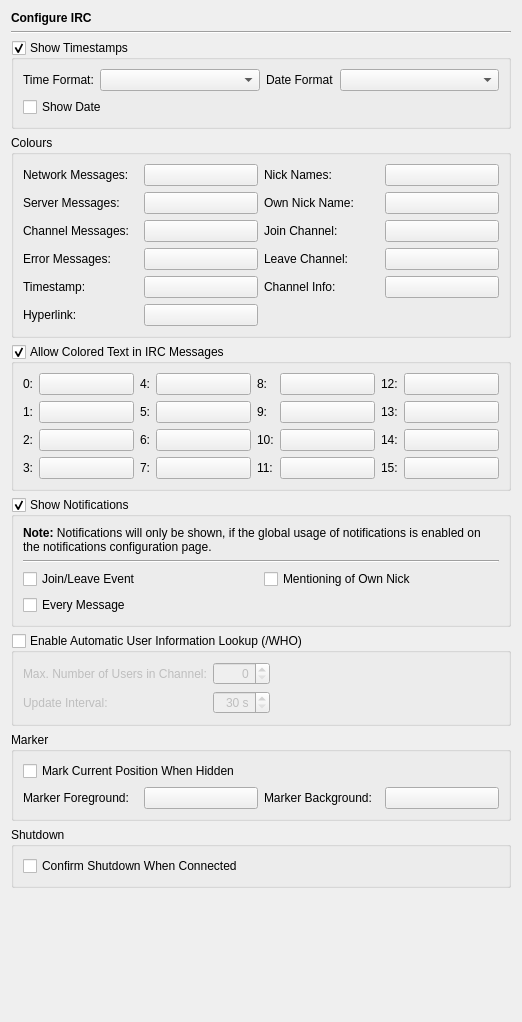
<?xml version="1.0" encoding="UTF-8"?>
<ui version="4.0">
 <class>IrcPage</class>
 <widget class="QWidget" name="IrcPage">
  <property name="geometry">
   <rect>
    <x>0</x>
    <y>0</y>
    <width>522</width>
    <height>1022</height>
   </rect>
  </property>
  <layout class="QVBoxLayout" name="verticalLayout_3">
   <item>
    <widget class="QLabel" name="headerLabel">
     <property name="text">
      <string>&lt;b&gt;Configure IRC&lt;/b&gt;</string>
     </property>
    </widget>
   </item>
   <item>
    <widget class="Line" name="line3">
     <property name="frameShape">
      <enum>QFrame::HLine</enum>
     </property>
     <property name="frameShadow">
      <enum>QFrame::Sunken</enum>
     </property>
     <property name="orientation">
      <enum>Qt::Horizontal</enum>
     </property>
    </widget>
   </item>
   <item>
    <widget class="QGroupBox" name="timestampGroup">
     <property name="toolTip">
      <string>Enable to show timestamps</string>
     </property>
     <property name="title">
      <string>Show Timestamps</string>
     </property>
     <property name="checkable">
      <bool>true</bool>
     </property>
     <layout class="QGridLayout" name="gridLayout">
      <item row="0" column="0">
       <widget class="QLabel" name="label">
        <property name="text">
         <string>Time Format:</string>
        </property>
       </widget>
      </item>
      <item row="0" column="1">
       <widget class="QComboBox" name="timeFormatCombo">
        <property name="sizePolicy">
         <sizepolicy hsizetype="Expanding" vsizetype="Fixed">
          <horstretch>0</horstretch>
          <verstretch>0</verstretch>
         </sizepolicy>
        </property>
        <property name="toolTip">
         <string>Select the time format to use</string>
        </property>
       </widget>
      </item>
      <item row="0" column="2">
       <widget class="QLabel" name="label_2">
        <property name="text">
         <string>Date Format</string>
        </property>
       </widget>
      </item>
      <item row="0" column="3">
       <widget class="QComboBox" name="dateFormatCombo">
        <property name="sizePolicy">
         <sizepolicy hsizetype="Expanding" vsizetype="Fixed">
          <horstretch>0</horstretch>
          <verstretch>0</verstretch>
         </sizepolicy>
        </property>
        <property name="toolTip">
         <string>Select the date format to use</string>
        </property>
       </widget>
      </item>
      <item row="1" column="0" colspan="4">
       <widget class="QCheckBox" name="showDateCheckBox">
        <property name="toolTip">
         <string>Select to show the date in timestamps</string>
        </property>
        <property name="text">
         <string>Show Date</string>
        </property>
       </widget>
      </item>
     </layout>
    </widget>
   </item>
   <item>
    <widget class="QGroupBox" name="coloursGroup">
     <property name="title">
      <string>Colours</string>
     </property>
     <layout class="QGridLayout" name="gridLayout_2">
      <item row="0" column="0">
       <widget class="QLabel" name="label_3">
        <property name="text">
         <string>Network Messages:</string>
        </property>
       </widget>
      </item>
      <item row="0" column="1">
       <widget class="QPushButton" name="networkButton">
        <property name="minimumSize">
         <size>
          <width>100</width>
          <height>0</height>
         </size>
        </property>
        <property name="toolTip">
         <string>Select the colour for network messages</string>
        </property>
        <property name="text">
         <string/>
        </property>
       </widget>
      </item>
      <item row="0" column="2">
       <widget class="QLabel" name="label_9">
        <property name="text">
         <string>Nick Names:</string>
        </property>
       </widget>
      </item>
      <item row="0" column="3">
       <widget class="QPushButton" name="nickButton">
        <property name="minimumSize">
         <size>
          <width>100</width>
          <height>0</height>
         </size>
        </property>
        <property name="toolTip">
         <string>Select the colour for nick names</string>
        </property>
        <property name="text">
         <string/>
        </property>
       </widget>
      </item>
      <item row="1" column="0">
       <widget class="QLabel" name="label_4">
        <property name="text">
         <string>Server Messages:</string>
        </property>
       </widget>
      </item>
      <item row="1" column="1">
       <widget class="QPushButton" name="serverButton">
        <property name="minimumSize">
         <size>
          <width>100</width>
          <height>0</height>
         </size>
        </property>
        <property name="toolTip">
         <string>Select the colour for server messages</string>
        </property>
        <property name="text">
         <string/>
        </property>
       </widget>
      </item>
      <item row="1" column="2">
       <widget class="QLabel" name="label_10">
        <property name="text">
         <string>Own Nick Name:</string>
        </property>
       </widget>
      </item>
      <item row="1" column="3">
       <widget class="QPushButton" name="ownNickButton">
        <property name="minimumSize">
         <size>
          <width>100</width>
          <height>0</height>
         </size>
        </property>
        <property name="toolTip">
         <string>Select the colour for own nick name</string>
        </property>
        <property name="text">
         <string/>
        </property>
       </widget>
      </item>
      <item row="2" column="0">
       <widget class="QLabel" name="label_5">
        <property name="text">
         <string>Channel Messages:</string>
        </property>
       </widget>
      </item>
      <item row="2" column="1">
       <widget class="QPushButton" name="channelButton">
        <property name="minimumSize">
         <size>
          <width>100</width>
          <height>0</height>
         </size>
        </property>
        <property name="toolTip">
         <string>Select the colour for channel messages</string>
        </property>
        <property name="text">
         <string/>
        </property>
       </widget>
      </item>
      <item row="2" column="2">
       <widget class="QLabel" name="label_11">
        <property name="text">
         <string>Join Channel:</string>
        </property>
       </widget>
      </item>
      <item row="2" column="3">
       <widget class="QPushButton" name="joinButton">
        <property name="minimumSize">
         <size>
          <width>100</width>
          <height>0</height>
         </size>
        </property>
        <property name="toolTip">
         <string>Select the colour for join channel messages</string>
        </property>
        <property name="text">
         <string/>
        </property>
       </widget>
      </item>
      <item row="3" column="0">
       <widget class="QLabel" name="label_6">
        <property name="text">
         <string>Error Messages:</string>
        </property>
       </widget>
      </item>
      <item row="3" column="1">
       <widget class="QPushButton" name="errorButton">
        <property name="minimumSize">
         <size>
          <width>100</width>
          <height>0</height>
         </size>
        </property>
        <property name="toolTip">
         <string>Select the colour for error messages</string>
        </property>
        <property name="text">
         <string/>
        </property>
       </widget>
      </item>
      <item row="3" column="2">
       <widget class="QLabel" name="label_12">
        <property name="text">
         <string>Leave Channel:</string>
        </property>
       </widget>
      </item>
      <item row="3" column="3">
       <widget class="QPushButton" name="leaveButton">
        <property name="minimumSize">
         <size>
          <width>100</width>
          <height>0</height>
         </size>
        </property>
        <property name="toolTip">
         <string>Select the colour for leave channel messages</string>
        </property>
        <property name="text">
         <string/>
        </property>
       </widget>
      </item>
      <item row="4" column="0">
       <widget class="QLabel" name="label_7">
        <property name="text">
         <string>Timestamp:</string>
        </property>
       </widget>
      </item>
      <item row="4" column="1">
       <widget class="QPushButton" name="timestampButton">
        <property name="minimumSize">
         <size>
          <width>100</width>
          <height>0</height>
         </size>
        </property>
        <property name="toolTip">
         <string>Select the colour for timestamps</string>
        </property>
        <property name="text">
         <string/>
        </property>
       </widget>
      </item>
      <item row="4" column="2">
       <widget class="QLabel" name="label_13">
        <property name="text">
         <string>Channel Info:</string>
        </property>
       </widget>
      </item>
      <item row="4" column="3">
       <widget class="QPushButton" name="infoButton">
        <property name="minimumSize">
         <size>
          <width>100</width>
          <height>0</height>
         </size>
        </property>
        <property name="toolTip">
         <string>Select the colour for channel info messages</string>
        </property>
        <property name="text">
         <string/>
        </property>
       </widget>
      </item>
      <item row="5" column="0">
       <widget class="QLabel" name="label_8">
        <property name="text">
         <string>Hyperlink:</string>
        </property>
       </widget>
      </item>
      <item row="5" column="1">
       <widget class="QPushButton" name="hyperlinkButton">
        <property name="minimumSize">
         <size>
          <width>100</width>
          <height>0</height>
         </size>
        </property>
        <property name="toolTip">
         <string>Select the colour for hyperlinks</string>
        </property>
        <property name="text">
         <string/>
        </property>
       </widget>
      </item>
     </layout>
    </widget>
   </item>
   <item>
    <widget class="QGroupBox" name="textColoursGroup">
     <property name="toolTip">
      <string>Enable to allow coloured text in IRC messages</string>
     </property>
     <property name="title">
      <string>Allow Colored Text in IRC Messages</string>
     </property>
     <property name="checkable">
      <bool>true</bool>
     </property>
     <layout class="QGridLayout" name="gridLayout_4">
      <item row="0" column="0">
       <widget class="QLabel" name="label_15">
        <property name="text">
         <string notr="true">0:</string>
        </property>
       </widget>
      </item>
      <item row="0" column="1">
       <widget class="QPushButton" name="ircColor0Button">
        <property name="sizePolicy">
         <sizepolicy hsizetype="Expanding" vsizetype="Fixed">
          <horstretch>0</horstretch>
          <verstretch>0</verstretch>
         </sizepolicy>
        </property>
       </widget>
      </item>
      <item row="0" column="2">
       <widget class="QLabel" name="label_19">
        <property name="text">
         <string notr="true">4:</string>
        </property>
       </widget>
      </item>
      <item row="0" column="3">
       <widget class="QPushButton" name="ircColor4Button">
        <property name="sizePolicy">
         <sizepolicy hsizetype="Expanding" vsizetype="Fixed">
          <horstretch>0</horstretch>
          <verstretch>0</verstretch>
         </sizepolicy>
        </property>
       </widget>
      </item>
      <item row="0" column="4">
       <widget class="QLabel" name="label_23">
        <property name="text">
         <string notr="true">8:</string>
        </property>
       </widget>
      </item>
      <item row="0" column="5">
       <widget class="QPushButton" name="ircColor8Button">
        <property name="sizePolicy">
         <sizepolicy hsizetype="Expanding" vsizetype="Fixed">
          <horstretch>0</horstretch>
          <verstretch>0</verstretch>
         </sizepolicy>
        </property>
       </widget>
      </item>
      <item row="0" column="6">
       <widget class="QLabel" name="label_27">
        <property name="text">
         <string notr="true">12:</string>
        </property>
       </widget>
      </item>
      <item row="0" column="7">
       <widget class="QPushButton" name="ircColor12Button">
        <property name="sizePolicy">
         <sizepolicy hsizetype="Expanding" vsizetype="Fixed">
          <horstretch>0</horstretch>
          <verstretch>0</verstretch>
         </sizepolicy>
        </property>
       </widget>
      </item>
      <item row="1" column="0">
       <widget class="QLabel" name="label_16">
        <property name="text">
         <string notr="true">1:</string>
        </property>
       </widget>
      </item>
      <item row="1" column="1">
       <widget class="QPushButton" name="ircColor1Button">
        <property name="sizePolicy">
         <sizepolicy hsizetype="Expanding" vsizetype="Fixed">
          <horstretch>0</horstretch>
          <verstretch>0</verstretch>
         </sizepolicy>
        </property>
       </widget>
      </item>
      <item row="1" column="2">
       <widget class="QLabel" name="label_20">
        <property name="text">
         <string notr="true">5:</string>
        </property>
       </widget>
      </item>
      <item row="1" column="3">
       <widget class="QPushButton" name="ircColor5Button">
        <property name="sizePolicy">
         <sizepolicy hsizetype="Expanding" vsizetype="Fixed">
          <horstretch>0</horstretch>
          <verstretch>0</verstretch>
         </sizepolicy>
        </property>
       </widget>
      </item>
      <item row="1" column="4">
       <widget class="QLabel" name="label_24">
        <property name="text">
         <string notr="true">9:</string>
        </property>
       </widget>
      </item>
      <item row="1" column="5">
       <widget class="QPushButton" name="ircColor9Button">
        <property name="sizePolicy">
         <sizepolicy hsizetype="Expanding" vsizetype="Fixed">
          <horstretch>0</horstretch>
          <verstretch>0</verstretch>
         </sizepolicy>
        </property>
       </widget>
      </item>
      <item row="1" column="6">
       <widget class="QLabel" name="label_28">
        <property name="text">
         <string notr="true">13:</string>
        </property>
       </widget>
      </item>
      <item row="1" column="7">
       <widget class="QPushButton" name="ircColor13Button">
        <property name="sizePolicy">
         <sizepolicy hsizetype="Expanding" vsizetype="Fixed">
          <horstretch>0</horstretch>
          <verstretch>0</verstretch>
         </sizepolicy>
        </property>
       </widget>
      </item>
      <item row="2" column="0">
       <widget class="QLabel" name="label_17">
        <property name="text">
         <string notr="true">2:</string>
        </property>
       </widget>
      </item>
      <item row="2" column="1">
       <widget class="QPushButton" name="ircColor2Button">
        <property name="sizePolicy">
         <sizepolicy hsizetype="Expanding" vsizetype="Fixed">
          <horstretch>0</horstretch>
          <verstretch>0</verstretch>
         </sizepolicy>
        </property>
       </widget>
      </item>
      <item row="2" column="2">
       <widget class="QLabel" name="label_21">
        <property name="text">
         <string notr="true">6:</string>
        </property>
       </widget>
      </item>
      <item row="2" column="3">
       <widget class="QPushButton" name="ircColor6Button">
        <property name="sizePolicy">
         <sizepolicy hsizetype="Expanding" vsizetype="Fixed">
          <horstretch>0</horstretch>
          <verstretch>0</verstretch>
         </sizepolicy>
        </property>
       </widget>
      </item>
      <item row="2" column="4">
       <widget class="QLabel" name="label_25">
        <property name="text">
         <string notr="true">10:</string>
        </property>
       </widget>
      </item>
      <item row="2" column="5">
       <widget class="QPushButton" name="ircColor10Button">
        <property name="sizePolicy">
         <sizepolicy hsizetype="Expanding" vsizetype="Fixed">
          <horstretch>0</horstretch>
          <verstretch>0</verstretch>
         </sizepolicy>
        </property>
       </widget>
      </item>
      <item row="2" column="6">
       <widget class="QLabel" name="label_29">
        <property name="text">
         <string notr="true">14:</string>
        </property>
       </widget>
      </item>
      <item row="2" column="7">
       <widget class="QPushButton" name="ircColor14Button">
        <property name="sizePolicy">
         <sizepolicy hsizetype="Expanding" vsizetype="Fixed">
          <horstretch>0</horstretch>
          <verstretch>0</verstretch>
         </sizepolicy>
        </property>
       </widget>
      </item>
      <item row="3" column="0">
       <widget class="QLabel" name="label_18">
        <property name="text">
         <string notr="true">3:</string>
        </property>
       </widget>
      </item>
      <item row="3" column="1">
       <widget class="QPushButton" name="ircColor3Button">
        <property name="sizePolicy">
         <sizepolicy hsizetype="Expanding" vsizetype="Fixed">
          <horstretch>0</horstretch>
          <verstretch>0</verstretch>
         </sizepolicy>
        </property>
       </widget>
      </item>
      <item row="3" column="2">
       <widget class="QLabel" name="label_22">
        <property name="text">
         <string notr="true">7:</string>
        </property>
       </widget>
      </item>
      <item row="3" column="3">
       <widget class="QPushButton" name="ircColor7Button">
        <property name="sizePolicy">
         <sizepolicy hsizetype="Expanding" vsizetype="Fixed">
          <horstretch>0</horstretch>
          <verstretch>0</verstretch>
         </sizepolicy>
        </property>
       </widget>
      </item>
      <item row="3" column="4">
       <widget class="QLabel" name="label_26">
        <property name="text">
         <string notr="true">11:</string>
        </property>
       </widget>
      </item>
      <item row="3" column="5">
       <widget class="QPushButton" name="ircColor11Button">
        <property name="sizePolicy">
         <sizepolicy hsizetype="Expanding" vsizetype="Fixed">
          <horstretch>0</horstretch>
          <verstretch>0</verstretch>
         </sizepolicy>
        </property>
       </widget>
      </item>
      <item row="3" column="6">
       <widget class="QLabel" name="label_30">
        <property name="text">
         <string notr="true">15:</string>
        </property>
       </widget>
      </item>
      <item row="3" column="7">
       <widget class="QPushButton" name="ircColor15Button">
        <property name="sizePolicy">
         <sizepolicy hsizetype="Expanding" vsizetype="Fixed">
          <horstretch>0</horstretch>
          <verstretch>0</verstretch>
         </sizepolicy>
        </property>
       </widget>
      </item>
     </layout>
    </widget>
   </item>
   <item>
    <widget class="QGroupBox" name="notificationsGroup">
     <property name="toolTip">
      <string>Enable to show notifications</string>
     </property>
     <property name="title">
      <string>Show Notifications</string>
     </property>
     <property name="checkable">
      <bool>true</bool>
     </property>
     <layout class="QGridLayout" name="gridLayout_3">
      <item row="0" column="0" colspan="2">
       <widget class="QLabel" name="label_14">
        <property name="text">
         <string>&lt;b&gt;Note:&lt;/b&gt; Notifications will only be shown, if the global usage of notifications is enabled on the notifications configuration page.</string>
        </property>
        <property name="wordWrap">
         <bool>true</bool>
        </property>
       </widget>
      </item>
      <item row="1" column="0" colspan="2">
       <widget class="Line" name="line">
        <property name="orientation">
         <enum>Qt::Horizontal</enum>
        </property>
       </widget>
      </item>
      <item row="2" column="0">
       <widget class="QCheckBox" name="joinLeaveCheckBox">
        <property name="toolTip">
         <string>Select to show a notification for join and leave events</string>
        </property>
        <property name="text">
         <string>Join/Leave Event</string>
        </property>
       </widget>
      </item>
      <item row="2" column="1">
       <widget class="QCheckBox" name="ownNickCheckBox">
        <property name="toolTip">
         <string>Select to show a notification for every mentioning of your nick</string>
        </property>
        <property name="text">
         <string>Mentioning of Own Nick</string>
        </property>
       </widget>
      </item>
      <item row="3" column="0">
       <widget class="QCheckBox" name="messageCheckBox">
        <property name="toolTip">
         <string>Select to show a notification for every message</string>
        </property>
        <property name="text">
         <string>Every Message</string>
        </property>
       </widget>
      </item>
     </layout>
    </widget>
   </item>
   <item>
    <widget class="QGroupBox" name="whoGroup">
     <property name="toolTip">
      <string>Select this to enable the automatic lookup of user information for joined channels</string>
     </property>
     <property name="title">
      <string>Enable Automatic User Information Lookup (/WHO)</string>
     </property>
     <property name="checkable">
      <bool>true</bool>
     </property>
     <property name="checked">
      <bool>false</bool>
     </property>
     <layout class="QGridLayout" name="gridLayout_5">
      <item row="0" column="0">
       <widget class="QLabel" name="label_31">
        <property name="text">
         <string>Max. Number of Users in Channel:</string>
        </property>
       </widget>
      </item>
      <item row="0" column="1">
       <widget class="QSpinBox" name="whoUsersSpinBox">
        <property name="toolTip">
         <string>Enter the maximum numbers of users in a channel allowed for this function</string>
        </property>
        <property name="alignment">
         <set>Qt::AlignRight|Qt::AlignTrailing|Qt::AlignVCenter</set>
        </property>
        <property name="maximum">
         <number>999</number>
        </property>
       </widget>
      </item>
      <item row="0" column="2">
       <spacer name="horizontalSpacer">
        <property name="orientation">
         <enum>Qt::Horizontal</enum>
        </property>
        <property name="sizeHint" stdset="0">
         <size>
          <width>174</width>
          <height>20</height>
         </size>
        </property>
       </spacer>
      </item>
      <item row="1" column="0">
       <widget class="QLabel" name="label_32">
        <property name="text">
         <string>Update Interval:</string>
        </property>
       </widget>
      </item>
      <item row="1" column="1">
       <widget class="QSpinBox" name="whoIntervalSpinBox">
        <property name="toolTip">
         <string>Enter the user information update interval</string>
        </property>
        <property name="alignment">
         <set>Qt::AlignRight|Qt::AlignTrailing|Qt::AlignVCenter</set>
        </property>
        <property name="suffix">
         <string> s</string>
        </property>
        <property name="minimum">
         <number>30</number>
        </property>
        <property name="maximum">
         <number>600</number>
        </property>
        <property name="singleStep">
         <number>10</number>
        </property>
       </widget>
      </item>
     </layout>
    </widget>
   </item>
   <item>
    <widget class="QGroupBox" name="markerGroup">
     <property name="title">
      <string>Marker</string>
     </property>
     <layout class="QVBoxLayout" name="verticalLayout">
      <item>
       <widget class="QCheckBox" name="markWhenHiddenCheckBox">
        <property name="toolTip">
         <string>Select to mark the current position, when the chat window is hidden</string>
        </property>
        <property name="text">
         <string>Mark Current Position When Hidden</string>
        </property>
       </widget>
      </item>
      <item>
       <layout class="QHBoxLayout" name="horizontalLayout">
        <item>
         <widget class="QLabel" name="label_33">
          <property name="text">
           <string>Marker Foreground:</string>
          </property>
         </widget>
        </item>
        <item>
         <widget class="QPushButton" name="markerForegroundButton">
          <property name="minimumSize">
           <size>
            <width>100</width>
            <height>0</height>
           </size>
          </property>
          <property name="toolTip">
           <string>Select the foreground colour for the marker</string>
          </property>
          <property name="text">
           <string/>
          </property>
         </widget>
        </item>
        <item>
         <widget class="QLabel" name="label_34">
          <property name="text">
           <string>Marker Background:</string>
          </property>
         </widget>
        </item>
        <item>
         <widget class="QPushButton" name="markerBackgroundButton">
          <property name="minimumSize">
           <size>
            <width>100</width>
            <height>0</height>
           </size>
          </property>
          <property name="toolTip">
           <string>Select the background colour for the marker</string>
          </property>
          <property name="text">
           <string/>
          </property>
         </widget>
        </item>
       </layout>
      </item>
     </layout>
    </widget>
   </item>
   <item>
    <widget class="QGroupBox" name="shutdownGroup">
     <property name="title">
      <string>Shutdown</string>
     </property>
     <layout class="QVBoxLayout" name="verticalLayout_2">
      <item>
       <widget class="QCheckBox" name="confirmShutdownCheckBox">
        <property name="toolTip">
         <string>Select to confirm a shutdown operation while still connected to an IRC server</string>
        </property>
        <property name="text">
         <string>Confirm Shutdown When Connected</string>
        </property>
       </widget>
      </item>
     </layout>
    </widget>
   </item>
   <item>
    <spacer name="verticalSpacer">
     <property name="orientation">
      <enum>Qt::Vertical</enum>
     </property>
     <property name="sizeHint" stdset="0">
      <size>
       <width>20</width>
       <height>130</height>
      </size>
     </property>
    </spacer>
   </item>
  </layout>
 </widget>
 <tabstops>
  <tabstop>timestampGroup</tabstop>
  <tabstop>timeFormatCombo</tabstop>
  <tabstop>dateFormatCombo</tabstop>
  <tabstop>showDateCheckBox</tabstop>
  <tabstop>networkButton</tabstop>
  <tabstop>serverButton</tabstop>
  <tabstop>channelButton</tabstop>
  <tabstop>errorButton</tabstop>
  <tabstop>timestampButton</tabstop>
  <tabstop>hyperlinkButton</tabstop>
  <tabstop>nickButton</tabstop>
  <tabstop>ownNickButton</tabstop>
  <tabstop>joinButton</tabstop>
  <tabstop>leaveButton</tabstop>
  <tabstop>infoButton</tabstop>
  <tabstop>textColoursGroup</tabstop>
  <tabstop>ircColor0Button</tabstop>
  <tabstop>ircColor1Button</tabstop>
  <tabstop>ircColor2Button</tabstop>
  <tabstop>ircColor3Button</tabstop>
  <tabstop>ircColor4Button</tabstop>
  <tabstop>ircColor5Button</tabstop>
  <tabstop>ircColor6Button</tabstop>
  <tabstop>ircColor7Button</tabstop>
  <tabstop>ircColor8Button</tabstop>
  <tabstop>ircColor9Button</tabstop>
  <tabstop>ircColor10Button</tabstop>
  <tabstop>ircColor11Button</tabstop>
  <tabstop>ircColor12Button</tabstop>
  <tabstop>ircColor13Button</tabstop>
  <tabstop>ircColor14Button</tabstop>
  <tabstop>ircColor15Button</tabstop>
  <tabstop>notificationsGroup</tabstop>
  <tabstop>joinLeaveCheckBox</tabstop>
  <tabstop>messageCheckBox</tabstop>
  <tabstop>ownNickCheckBox</tabstop>
  <tabstop>whoGroup</tabstop>
  <tabstop>whoUsersSpinBox</tabstop>
  <tabstop>whoIntervalSpinBox</tabstop>
  <tabstop>markWhenHiddenCheckBox</tabstop>
  <tabstop>markerForegroundButton</tabstop>
  <tabstop>markerBackgroundButton</tabstop>
  <tabstop>confirmShutdownCheckBox</tabstop>
 </tabstops>
 <resources/>
 <connections/>
</ui>
